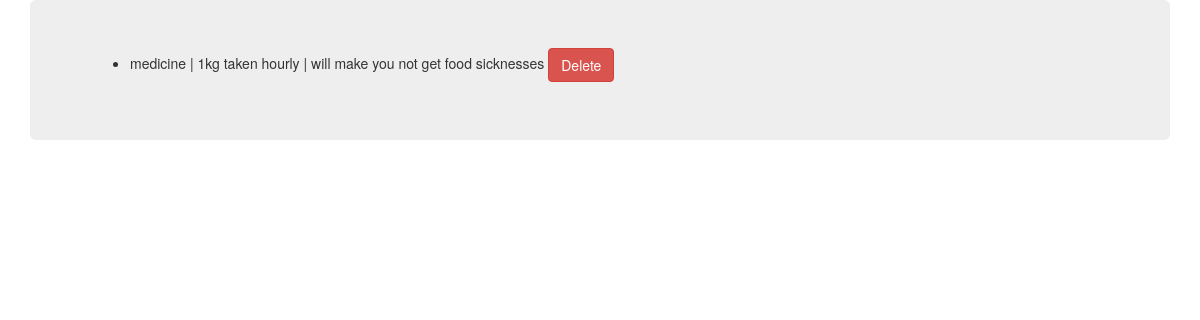
The app's page /HealthNet/doctor/zoid/patients/ek5442/viewprescriptions/, older data.
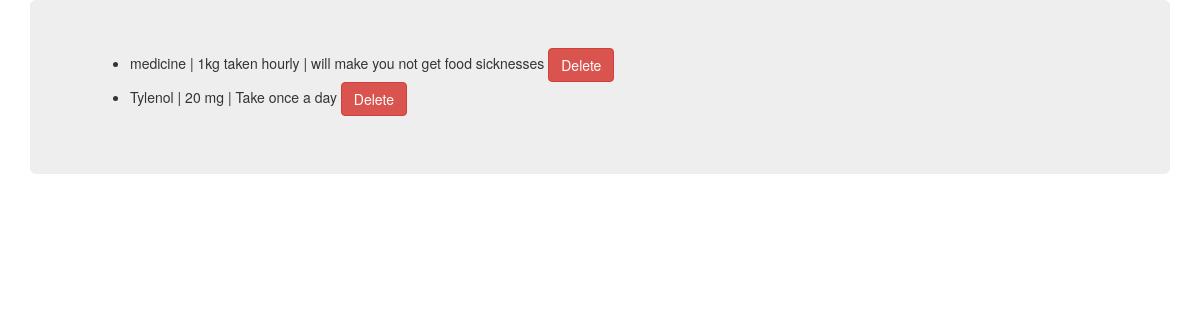
The same page, newer data.
### HealthNet/models.py (models this page shows)
class Prescription(models.Model):
    title = models.CharField(max_length=250)
    details = models.CharField(max_length=250)
    dosage = models.CharField(max_length=250)

### HealthNet/views.py (the view)
# urls.py: url(r'^doctor/(?P<doctor_user_name>\w+)/patients/(?P<patient_uesr_name>\w+)/viewprescriptions/$',views.viewPrescriptions,name='viewprescriptions'),
def viewPrescriptions(request,doctor_user_name,patient_uesr_name):
    template = loader.get_template('HealthNet/viewprescriptions.html')
    patient = Patient.objects.get(user_name=patient_uesr_name)
    pres = patient.prescriptions.all()
    doctor = Doctor.objects.get(username=doctor_user_name)
    context = {
        'prescriptions':pres,
        'patient':patient,
        'doctor':doctor.username
    }
    return HttpResponse(template.render(context,request))

### HealthNet/templates/HealthNet/viewprescriptions.html (shortened to what this page needs)
<!DOCTYPE html>
<html lang="en">
<head>
	{%load staticfiles%}
	<link href="https://maxcdn.bootstrapcdn.com/bootstrap/3.3.6/css/bootstrap.min.css" rel="stylesheet">
</head>
<body>
	<div class="container">
		<div class="jumbotron">
			<ul>
				{% for p in prescriptions %}
				<li>{{p.title}} | {{p.dosage}} | {{p.details}}
					<a href="/HealthNet/doctor/{{doctor}}/patients/{{patient.user_name}}/viewprescriptions/{{p.id}}/">
						<button class="btn btn-danger">Delete</button>
					</a>
				</li>
				{%endfor%}
			</ul>
		</div>
	</div>
</body>
</html>

Row changes from the older to the newer data that the page shows:
added Prescription: title "Tylenol", dosage "20 mg", details "Take once a day"
